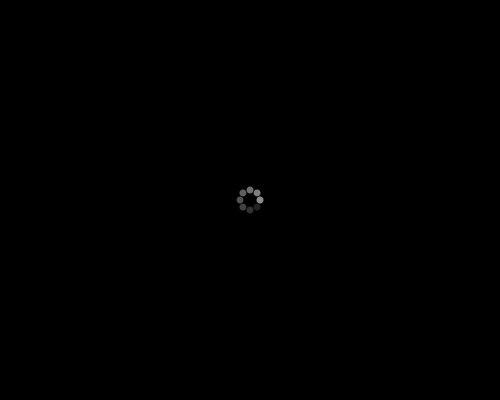
Frame 1 (no input)
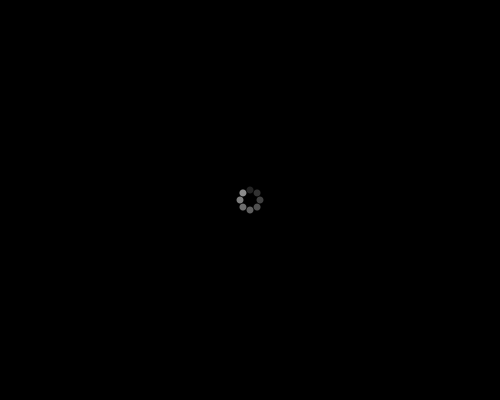
Frame 60 (the mouse pressed at the canvas centre just before this capture)
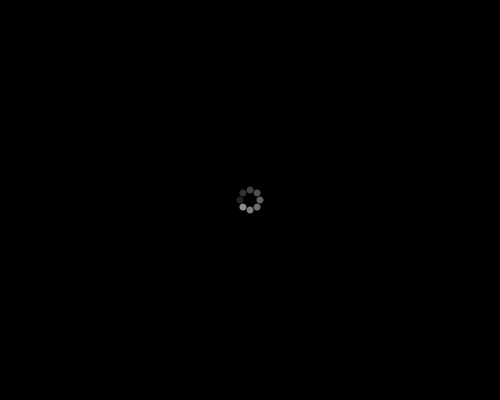
Frame 120 (the mouse held since frame 60 and released just before this capture)

The Processing sketch that drew these frames (run headless with seeded random() and noise(); from frame 60 on, the mouse is pressed at the canvas centre):

// Processing sketch: processing_177427
// ── processing_177427.pde

void setup(){
  size(500,400);
  smooth();
  noStroke();
  frameRate(120);
}
int rotateY = 0;
void draw(){
  int greyScale = 20; 
  background(0);
  println(frameRate);
  translate(width/2, height/2);
  scale(0.1);
  for(int i = 0; i<=360; i+=45){
  pushMatrix();
  rotate(radians(i+rotateY));
  fill(greyScale);
  ellipse(100, 0, 70,70);
  popMatrix();
  greyScale+=15;
  }
  if(frameCount % 10 == 0){
    
  rotateY+=45;
  }
}
